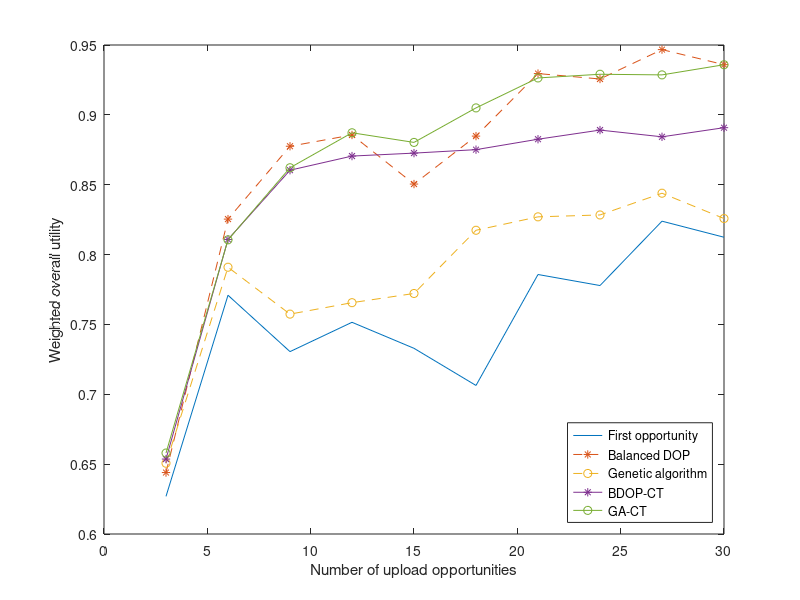
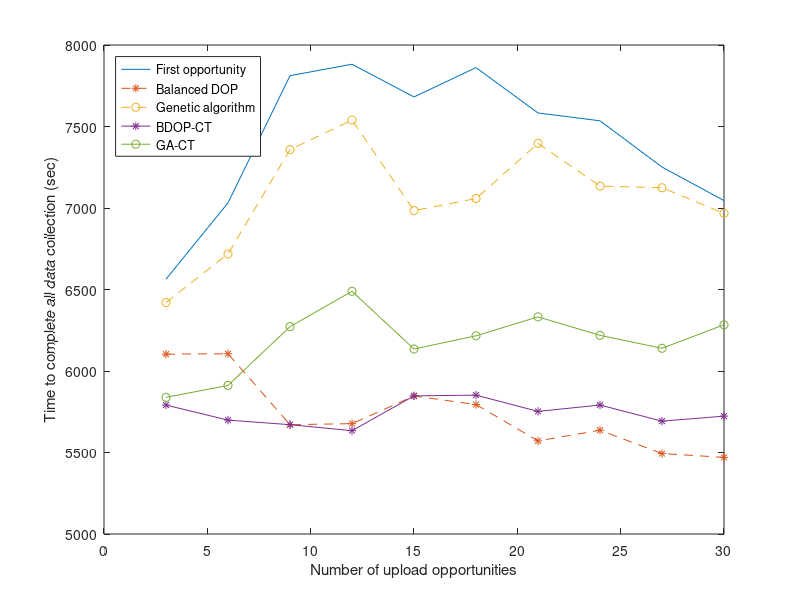

These charts were generated, in order, by the following MATLAB code:
load('mat/conf_op_number_dynamic.mat');

figure;
plot(number_of_op, reward_total(:, 1), ...
    number_of_op, reward_total(:, 4), '--*', ...
    number_of_op, reward_total(:, 7), '--o', ...
    number_of_op, reward_total(:, 6), '-*', ...
    number_of_op, reward_total(:, 9), '-o');
xlabel('Number of upload opportunities');
ylabel('Weighted overall utility');
legend('First opportunity', 'Balanced DOP', 'Genetic algorithm', ...
    'BDOP-CT', 'GA-CT', ...
    'Location', 'southeast');
saveas(gcf, 'fig_2/conf_op_number_x.fig');

figure;
plot(number_of_op, length_task(:, 1), ...
    number_of_op, length_task(:, 4), '--*', ...
    number_of_op, length_task(:, 7), '--o', ...
    number_of_op, length_task(:, 6), '-*', ...
    number_of_op, length_task(:, 9), '-o');
xlabel('Number of upload opportunities');
ylabel('Time to complete all data collection (sec)');
legend('First opportunity', 'Balanced DOP', 'Genetic algorithm', ...
    'BDOP-CT', 'GA-CT', ...
    'Location', 'northwest');
saveas(gcf, 'fig_2/conf_op_number_length_x.fig');
